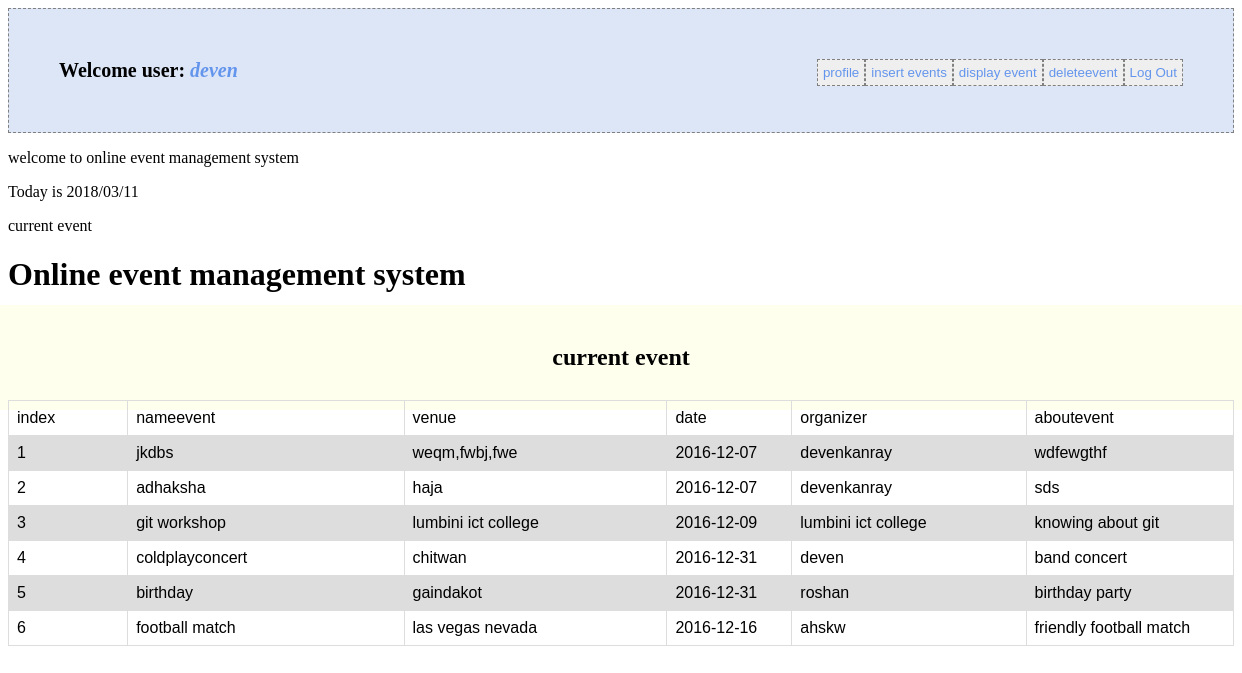
Page /profile.php (signed in) on the committed database.
### tables this page shows
CREATE TABLE `customer` (
  `id` int(30) NOT NULL,
  `username` varchar(30) NOT NULL,
  `password` varchar(42) NOT NULL,
  `address` varchar(30) NOT NULL,
  `emailaddress` varchar(32) NOT NULL,
  `gender` text NOT NULL
);

CREATE TABLE `events` (
  `id` int(5) NOT NULL,
  `nameevent` varchar(15) NOT NULL,
  `venue` varchar(30) NOT NULL,
  `date` date NOT NULL,
  `organizer` varchar(30) NOT NULL,
  `aboutevent` varchar(100) NOT NULL
);

### session.php (called while the page is built, shortened)
<?php
$connection = mysql_connect("localhost", "root", "");
$user_check=$_SESSION['login_user'];
$ses_sql=mysql_query("select username from customer where username='$user_check'", $connection);
$row = mysql_fetch_assoc($ses_sql);
$login_session =$row['username'];
?>

### displayevent.php (the view, shortened to what this page needs)
<!DOCTYPE html>
<html>
<head>
</head>
<body>
<div class="jumbotron text-center">
  <h1>Online event management system</h1>
<h2 >  <p>current event </p></a>
</div>
<table border="1"  style="width:100%">
<tr>
<td colspan="5">index</td>
<td colspan="5">nameevent</td>
<td colspan="5">venue</td>
<td colspan="5">date</td>
<td colspan="5">organizer</td>
<td colspan="5">aboutevent</td>
</tr>
<?php
  $select=mysql_query("SELECT * FROM events order by id desc");
  $i=1;
  while($userrow=mysql_fetch_array($select))
  {
  echo"<tr>
  <td colspan='5'>".$i."</td>
  <td colspan='5'>".$userrow['nameevent']."</td>
<td colspan='5'>".$userrow['venue']."</td>
  <td colspan='5'>".$userrow['date']."</td>
    <td colspan='5'>".$userrow['organizer']."</td>
      <td colspan='5'>".$userrow['aboutevent']."</td>
      </tr>";
      $i++;
      }
?>
</table>
</body>
</html>

### profile.php (shortened to what this page needs)
<?php
include('session.php');
?>
<!DOCTYPE html>
<html>
<head>
<link href="style.css" rel="stylesheet" type="text/css">
</head>
<body>
<div id="profile">
<b id="welcome">Welcome user: <i><?php echo $login_session; ?></i></b>
<button id="logout"><a href="logout.php">Log Out</a></button>
<button id="logout"><a href="deluserevent.php">deleteevent</a></button>
<button id="logout"><a href="displayeventuser.php">display event</a></button>
<button id="logout"><a href="inserteventuser.php">insert events</a></button>
<button id="logout"><a href="userprofile.php">profile</a></button>
</div>
<p>welcome to online event management system</p>
<?php echo "Today is " . date("Y/m/d") . "<br>"; ?>
<p>current event </p>
<?php
include("displayevent.php");
?>
</body>
</html>

### style.css (style rules this page uses)
h2 { background-color:#FEFFED; text-align:center; border-radius:10px 10px 0 0; margin:-10px -40px; padding:15px }
#profile { padding:50px; border:1px dashed grey; font-size:20px; background-color:#DCE6F7 }
#logout { float:right; padding:5px; border:dashed 1px gray }
a { text-decoration:none; color:#6495ed }
i { color:#6495ed }

### profile.php (style rules this page uses)
body { background-color:white; }

### displayevent.php (style rules this page uses)
table,tr,td { border-collapse: collapse; align:center; }
td { width:12px; }
table { font-family: arial, sans-serif; border-collapse: collapse; width: 100%; }
td, tr { border: 1px solid #dddddd; text-align: left; padding: 8px; }
tr:nth-child(even) { background-color: #dddddd; }

### rows in the picture
customer: username "deven"
events: nameevent "jkdbs", venue "weqm,fwbj,fwe", date "2016-12-07", organizer "devenkanray", aboutevent "wdfewgthf"
events: nameevent "adhaksha", venue "haja", date "2016-12-07", organizer "devenkanray", aboutevent "sds"
events: nameevent "git workshop", venue "lumbini ict college", date "2016-12-09", organizer "lumbini ict college", aboutevent "knowing about git"
events: nameevent "coldplayconcert", venue "chitwan", date "2016-12-31", organizer "deven", aboutevent "band concert"
events: nameevent "birthday", venue "gaindakot", date "2016-12-31", organizer "roshan", aboutevent "birthday party"
events: nameevent "football match", venue "las vegas nevada", date "2016-12-16", organizer "ahskw", aboutevent "friendly football match"
